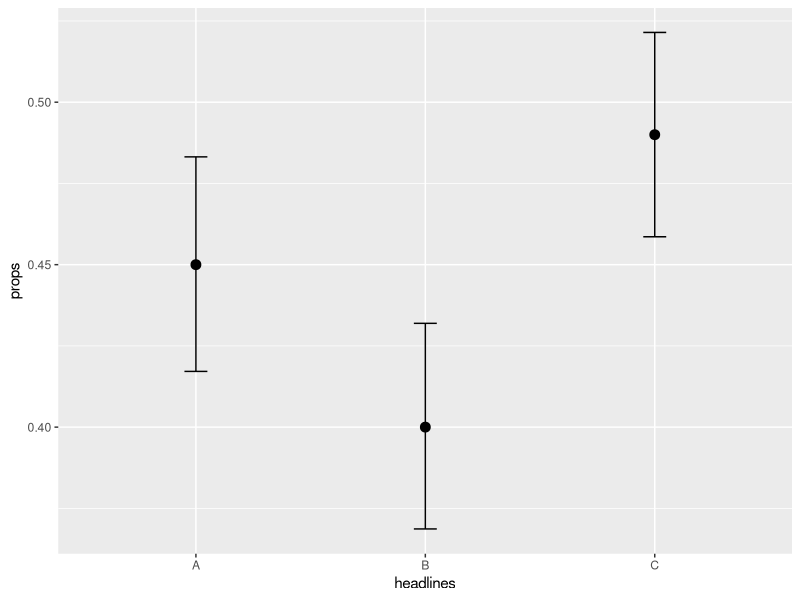
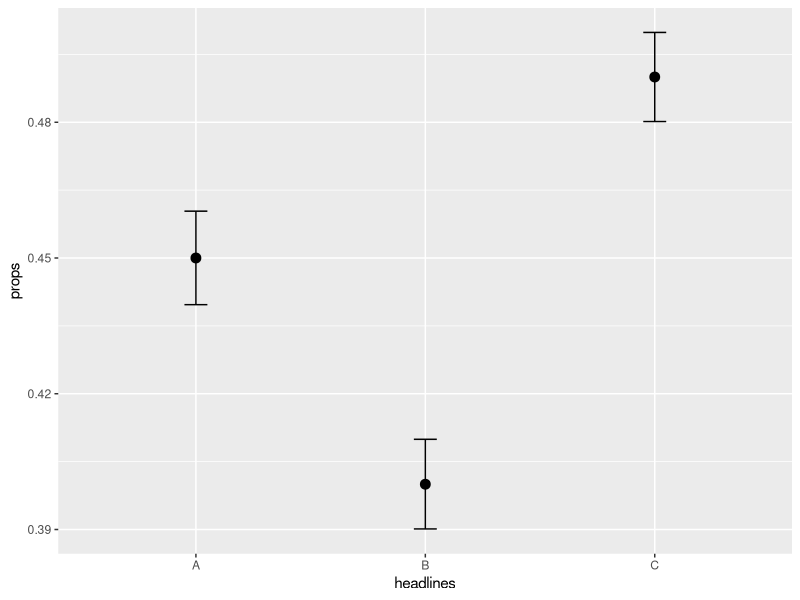

Source code (R) for these figures, in order:
# ci.r

library(ggplot2)

headlines= c('A','B','C')
clicks = c(405,380,490)
visits = c(900,950,1000)
d0 = rbind(clicks,visits)
d0 = data.frame(d0)
names(d0) = headlines
d0
#
# observed frequencies table
#
noclicks = visits - clicks
noclicks
observed = data.frame(rbind(clicks,noclicks))
names(observed) = headlines
observed
#
# expected freqs
#
pooled = sum(clicks)/sum(visits)
pooled

expected_clicks = pooled*visits
expected_noclicks = (1-pooled)*visits
expected = data.frame(rbind(expected_clicks,expected_noclicks))
names(expected) = headlines
expected
#
# Chi-square test
#
chisquare = 0
for(i in 1:2)
{
  for(j in 1:3)
  {
    value = ((observed[i,j]-expected[i,j])^2)/expected[i,j]
    chisquare = chisquare + value
  }
}
#
# the OTS is
#
chisquare
# 
# p-value
pvalue = 1 - pchisq(chisquare,2)
pvalue
#
# reject Ho
#
# R function
# 
prop.test(clicks,visits)
#
# conclude Ha: not all headline click-rates are equal
# 
# to find best headline use CIs
# 
d0
#
# will do
#
test = binom.test(405,900)
test
test = binom.test(380,950)
test = binom.test(490,1000)
# 
props = NULL
lls = NULL
uls = NULL

test = binom.test(405,900)
test
props = c(props,test$estimate)
int = test$conf.int
int
lls = c(lls,int[1])
uls = c(uls,int[2])

test = binom.test(380,950)
test
props = c(props,test$estimate)
int = test$conf.int
int
lls = c(lls,int[1])
uls = c(uls,int[2])

test = binom.test(490,1000)
test
props = c(props,test$estimate)
int = test$conf.int
int
lls = c(lls,int[1])
uls = c(uls,int[2])

d = data.frame(headlines,props,lls,uls)
d
# plot
ggplot(data=d) +
  geom_errorbar(mapping = aes(x=headlines,ymin=lls,ymax=uls),width=0.1) +
  geom_point(mapping = aes(x=headlines,y=props),size = 3)
#
# R function mapply
# 
# the following command gives an error
#
# tests = mapply(binom.test(clicks,visits))
#
test = function(x,n){binom.test(x,n)}
out = mapply(test,clicks,visits)
out
class(out)
class(out[1,1])
# using mapply this way is a matrix of lists
#
out[4,1]
out[4,1]$conf.int[1]
out[4,1]$conf.int[2]
#
# collect all CIs lower limits
for(i in 1:3) lls[i] = out[4,i]$conf.int[1]
# collect all CIs upper limits
for(i in 1:3) uls[i] = out[4,i]$conf.int[2]
#
d = data.frame(headlines,props,lls,uls)
d
# 
# Suppose that we obtained larger samples
#
clicks = 10*clicks
visits = 10*visits

d0 = rbind(clicks,visits)
d0 = data.frame(d0)
names(d0) = headlines
d0
out = mapply(test,clicks,visits)
# collect all CIs limits
for(i in 1:3) lls[i] = out[4,i]$conf.int[1]
for(i in 1:3) uls[i] = out[4,i]$conf.int[2]
#
d = data.frame(headlines,props,lls,uls)
d

ggplot(data=d) +
  geom_errorbar(mapping = aes(x=headlines,ymin=lls,ymax=uls),width=0.1) +
  geom_point(mapping = aes(x=headlines,y=props),size = 3)
#






